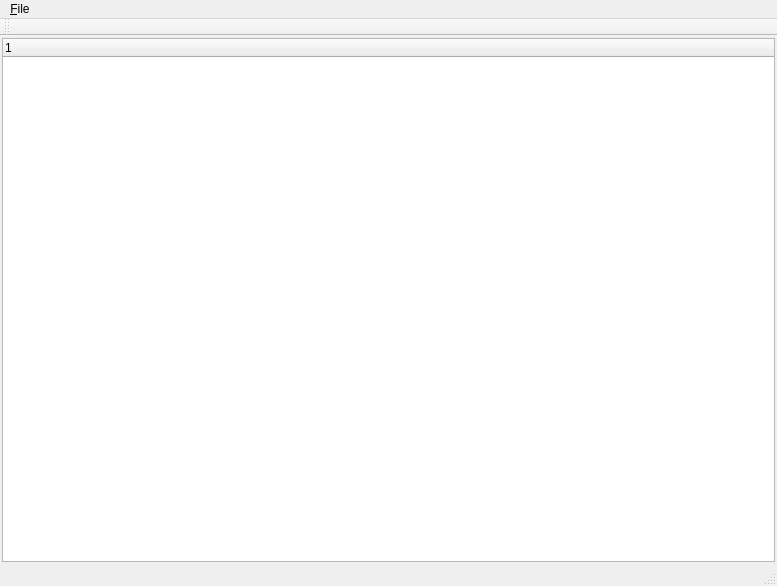
<?xml version="1.0" encoding="UTF-8"?>
<ui version="4.0">
 <class>MainWindow</class>
 <widget class="QMainWindow" name="MainWindow">
  <property name="geometry">
   <rect>
    <x>0</x>
    <y>0</y>
    <width>777</width>
    <height>586</height>
   </rect>
  </property>
  <property name="windowTitle">
   <string>MainWindow</string>
  </property>
  <widget class="QWidget" name="centralWidget">
   <layout class="QVBoxLayout" name="verticalLayout">
    <property name="spacing">
     <number>2</number>
    </property>
    <property name="leftMargin">
     <number>2</number>
    </property>
    <property name="topMargin">
     <number>2</number>
    </property>
    <property name="rightMargin">
     <number>2</number>
    </property>
    <property name="bottomMargin">
     <number>2</number>
    </property>
    <item>
     <widget class="QTreeWidget" name="treeWidget">
      <property name="sizePolicy">
       <sizepolicy hsizetype="Expanding" vsizetype="Expanding">
        <horstretch>0</horstretch>
        <verstretch>0</verstretch>
       </sizepolicy>
      </property>
      <column>
       <property name="text">
        <string notr="true">1</string>
       </property>
      </column>
     </widget>
    </item>
   </layout>
  </widget>
  <widget class="QMenuBar" name="menuBar">
   <property name="geometry">
    <rect>
     <x>0</x>
     <y>0</y>
     <width>777</width>
     <height>23</height>
    </rect>
   </property>
   <widget class="QMenu" name="menu_File">
    <property name="title">
     <string>&amp;File</string>
    </property>
    <addaction name="action_Open"/>
    <addaction name="separator"/>
    <addaction name="action_Quit"/>
   </widget>
   <addaction name="menu_File"/>
  </widget>
  <widget class="QToolBar" name="mainToolBar">
   <attribute name="toolBarArea">
    <enum>TopToolBarArea</enum>
   </attribute>
   <attribute name="toolBarBreak">
    <bool>false</bool>
   </attribute>
  </widget>
  <widget class="QStatusBar" name="statusBar"/>
  <action name="action_Open">
   <property name="text">
    <string>&amp;Open</string>
   </property>
  </action>
  <action name="action">
   <property name="text">
    <string>-</string>
   </property>
  </action>
  <action name="action_Quit">
   <property name="text">
    <string>&amp;Quit</string>
   </property>
  </action>
 </widget>
 <layoutdefault spacing="6" margin="11"/>
 <resources/>
 <connections/>
</ui>
